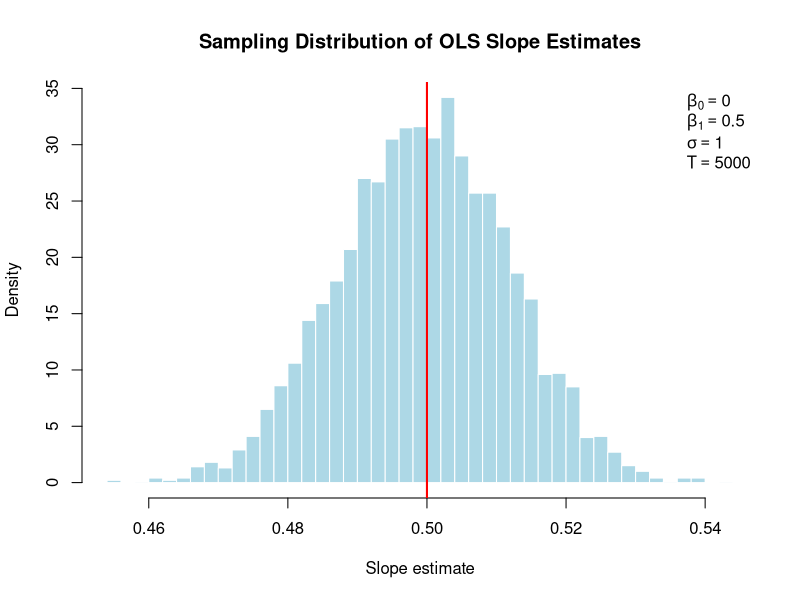

Source code (R):
# Function to simulate AR(1) process
simulate_ar_1 <- function(T, b0, b1, s, m0, s0) {
  y <- numeric(T)
  y[1] <- rnorm(1, m0, s0)
  for (t in 2:T) {
    y[t] <- b0 + b1 * y[t - 1] + rnorm(1, 0, s)
  }
  return(y)
}

# --- Parameters ---
set.seed(8675)   
T     <- 5000    
b0    <- 0    
b1    <- 0.5    # 0.5, 0.99, 1, 1.001
s     <- 1      
m0    <- 0      
s0    <- 0      
R     <- 5000   

# --- Storage ---
estimates <- matrix(NA, nrow = R, ncol = 2) # columns: intercept, slope

# --- Simulation loop ---
for (r in 1:R) {
  y <- simulate_ar_1(T, b0, b1, s, m0, s0)
  # Create lagged regressor
  y_lag <- y[-T]
  y_resp <- y[-1]
  # OLS regression
  fit <- lm(y_resp ~ y_lag)
  estimates[r, ] <- coef(fit)
}

# --- Results ---
slope_estimates <- estimates[, 2]

# Histogram of slope estimates
hist(slope_estimates,
     breaks = "Scott",
     main = "Sampling Distribution of OLS Slope Estimates",
     xlab = "Slope estimate",
     col = "lightblue",
     border = "white",
     freq = FALSE)
abline(v = b1, col = "red", lwd = 2)
legend("topright",
       legend = c(
         bquote(beta[0] == .(b0)),
         bquote(beta[1] == .(b1)),
         bquote(sigma == .(s)),
         bquote(T == .(T))
       ),
       bty = "n")
